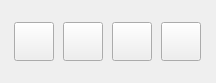
<?xml version="1.0" encoding="UTF-8"?>
<ui version="4.0">
 <class>PromotionDialog</class>
 <widget class="QDialog" name="PromotionDialog">
  <property name="geometry">
   <rect>
    <x>0</x>
    <y>0</y>
    <width>216</width>
    <height>83</height>
   </rect>
  </property>
  <property name="sizePolicy">
   <sizepolicy hsizetype="Fixed" vsizetype="Fixed">
    <horstretch>0</horstretch>
    <verstretch>0</verstretch>
   </sizepolicy>
  </property>
  <property name="windowTitle">
   <string>Promote to</string>
  </property>
  <layout class="QHBoxLayout" name="horizontalLayout">
   <item>
    <widget class="QToolButton" name="btQueen">
     <property name="toolTip">
      <string>Queen</string>
     </property>
     <property name="text">
      <string/>
     </property>
     <property name="iconSize">
      <size>
       <width>32</width>
       <height>32</height>
      </size>
     </property>
    </widget>
   </item>
   <item>
    <widget class="QToolButton" name="btRook">
     <property name="toolTip">
      <string>Rook</string>
     </property>
     <property name="text">
      <string/>
     </property>
     <property name="iconSize">
      <size>
       <width>32</width>
       <height>32</height>
      </size>
     </property>
    </widget>
   </item>
   <item>
    <widget class="QToolButton" name="btBishop">
     <property name="toolTip">
      <string>Bishop</string>
     </property>
     <property name="text">
      <string/>
     </property>
     <property name="iconSize">
      <size>
       <width>32</width>
       <height>32</height>
      </size>
     </property>
    </widget>
   </item>
   <item>
    <widget class="QToolButton" name="btKnight">
     <property name="toolTip">
      <string>Knight</string>
     </property>
     <property name="text">
      <string/>
     </property>
     <property name="iconSize">
      <size>
       <width>32</width>
       <height>32</height>
      </size>
     </property>
    </widget>
   </item>
  </layout>
 </widget>
 <resources/>
 <connections>
  <connection>
   <sender>btQueen</sender>
   <signal>clicked()</signal>
   <receiver>PromotionDialog</receiver>
   <slot>setIndex()</slot>
   <hints>
    <hint type="sourcelabel">
     <x>36</x>
     <y>40</y>
    </hint>
    <hint type="destinationlabel">
     <x>106</x>
     <y>41</y>
    </hint>
   </hints>
  </connection>
  <connection>
   <sender>btKnight</sender>
   <signal>clicked()</signal>
   <receiver>PromotionDialog</receiver>
   <slot>setIndex()</slot>
   <hints>
    <hint type="sourcelabel">
     <x>174</x>
     <y>40</y>
    </hint>
    <hint type="destinationlabel">
     <x>106</x>
     <y>41</y>
    </hint>
   </hints>
  </connection>
  <connection>
   <sender>btBishop</sender>
   <signal>clicked()</signal>
   <receiver>PromotionDialog</receiver>
   <slot>setIndex()</slot>
   <hints>
    <hint type="sourcelabel">
     <x>128</x>
     <y>40</y>
    </hint>
    <hint type="destinationlabel">
     <x>106</x>
     <y>41</y>
    </hint>
   </hints>
  </connection>
  <connection>
   <sender>btRook</sender>
   <signal>clicked()</signal>
   <receiver>PromotionDialog</receiver>
   <slot>setIndex()</slot>
   <hints>
    <hint type="sourcelabel">
     <x>82</x>
     <y>40</y>
    </hint>
    <hint type="destinationlabel">
     <x>106</x>
     <y>41</y>
    </hint>
   </hints>
  </connection>
 </connections>
 <slots>
  <slot>setIndex()</slot>
 </slots>
</ui>
